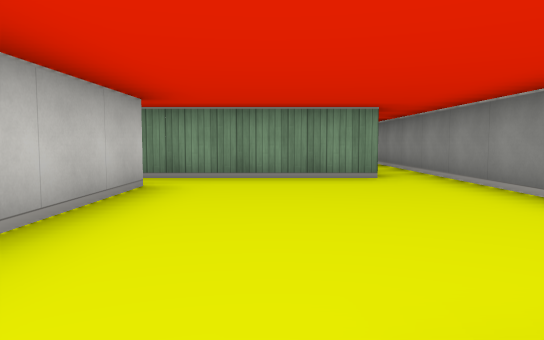
view 1 (above)

24 first-person views from a walk through a cub3D ray-caster map. The camera is about half as high as the walls, tilts 4° down and sees 70° across. The floor is counted in squares. Each view is taken from the middle of a square. On the plan, view 1 faces up. The plan holds only what a view shows up to about 9 squares ahead; the rest is blank.

view 2
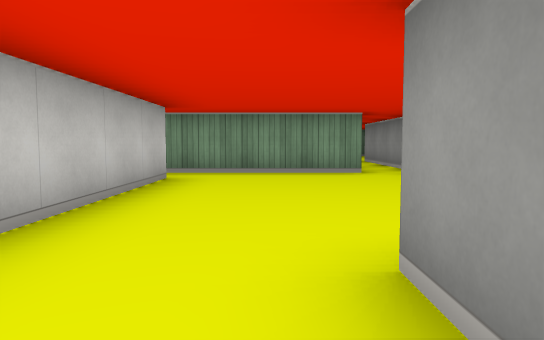

view 3
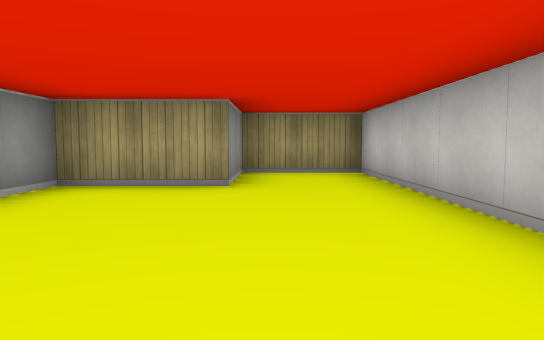

view 4
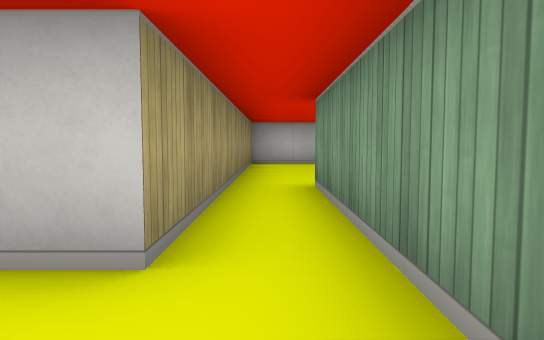

view 5
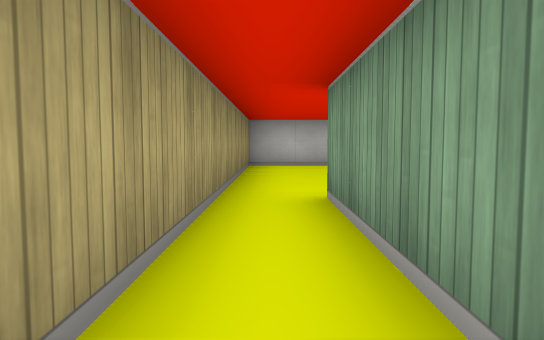

view 6
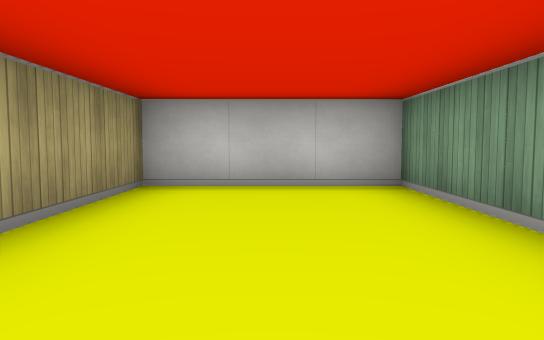

view 7
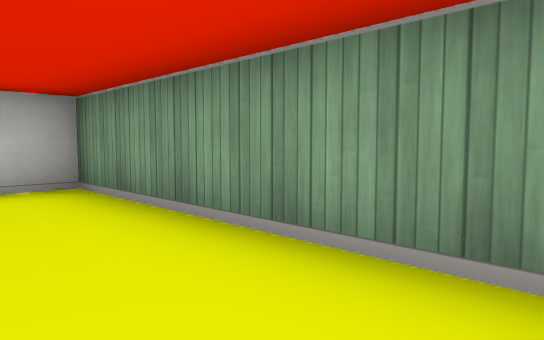

view 8
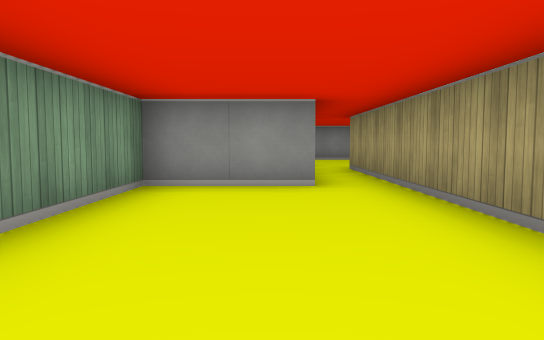

view 9
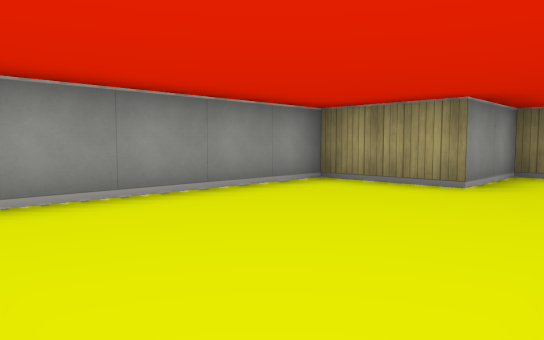

view 10
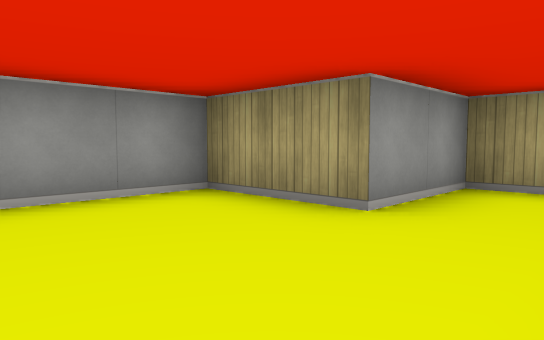

view 11
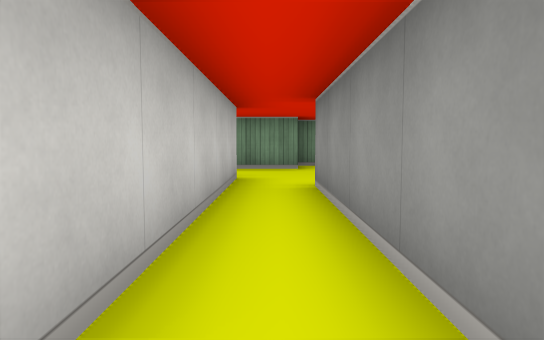

view 12
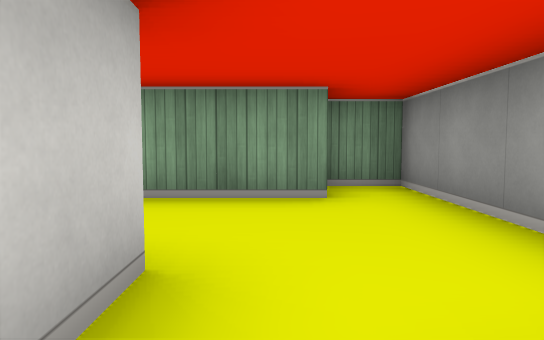

view 13
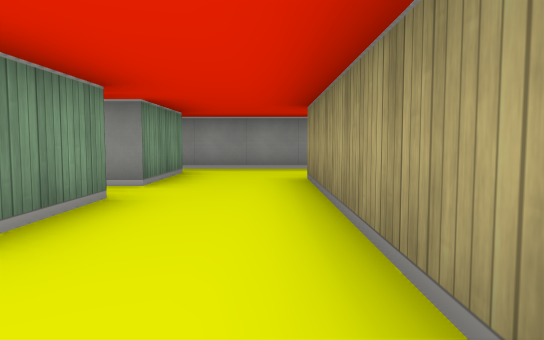

view 14
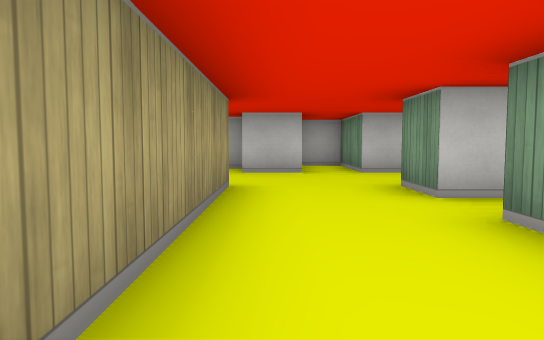

view 15
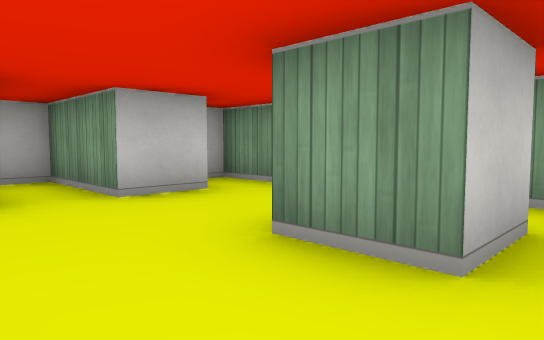

view 16
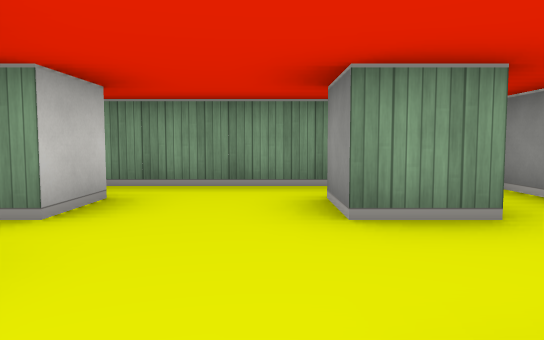

view 17
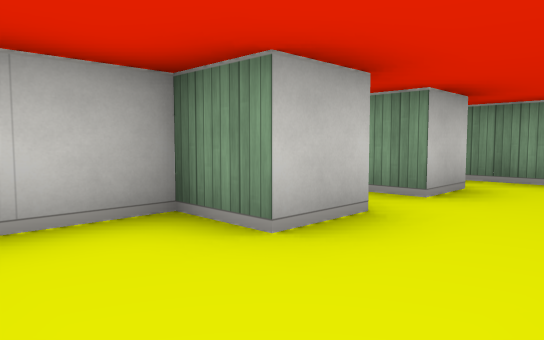

view 18
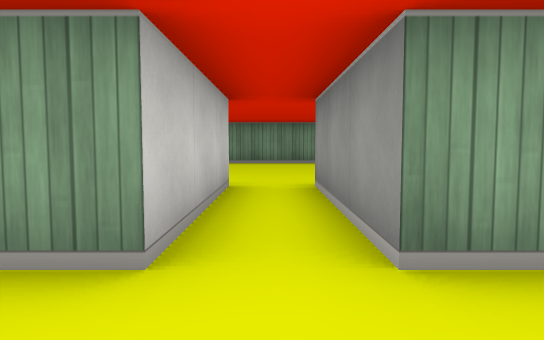

view 19
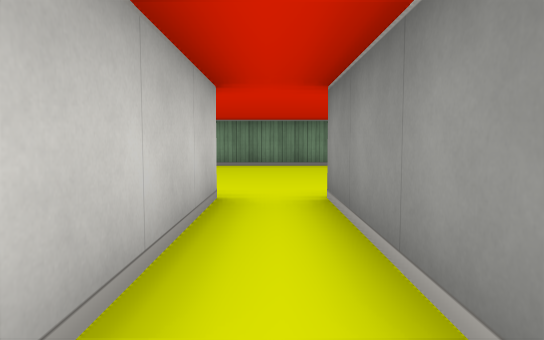

view 20
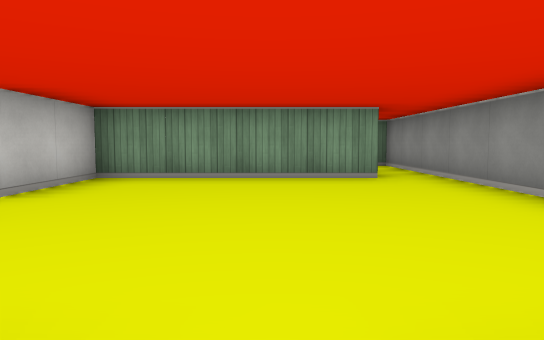

view 21
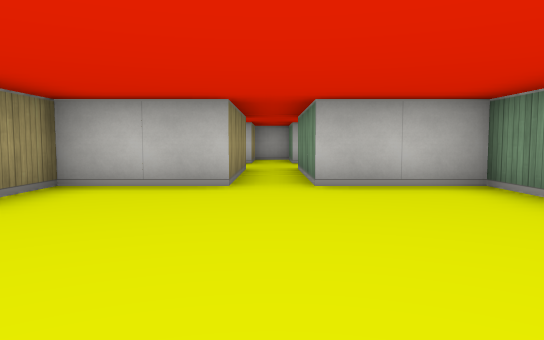

view 22
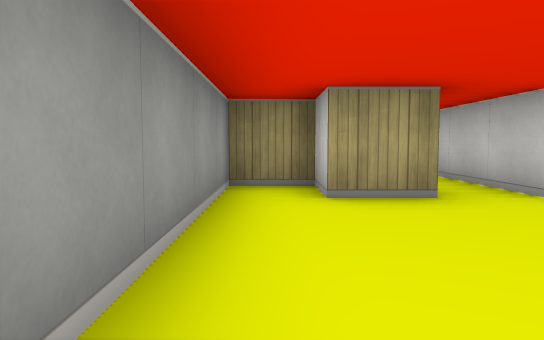

view 23
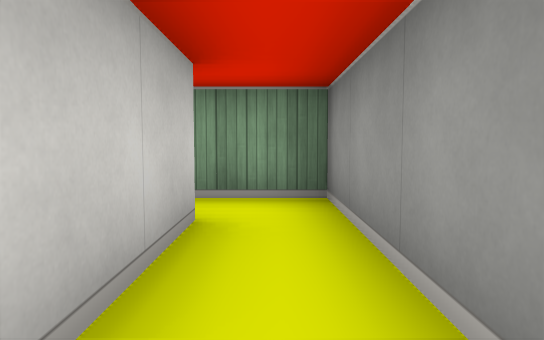

view 24
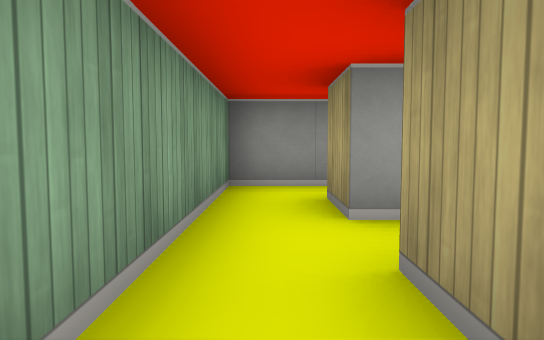

### Floor plan
Key: @ floor where view 1 was taken; # wall or solid block; . floor.
Columns run from 10 left of view 1 to 4 right of it. Each row starts with its distance up from view 1.
 24          #####
 23         .....#
 22          #.#.#
 21        #####.#
 20        #.....#
 19      ###.....#
 18      ........#
 17      ###.....#
 16      ###.....#
 15   ########.#.#
 14   #.....##.####
 13  ###..#.##.##.#
 12  #............#
 11  ###..........#
 10   #...######..#
  9   #...#    #.##
  8 #######    #.#
  7 #.....#    #.#
  6 #.....######.#
  5 #............#
  4 #########....#
  3         #....#
  2         #....#
  1         #....#
  0         #.@###
 -1         #..#
 -2         ####

Where each view was taken, in squares from view 1:
view 1: 0 up, 0 right, facing up
view 2: 1 down, 0 right, facing up
view 3: 5 up, 0 right, facing down
view 4: 5 up, 0 right, facing left
view 5: 5 up, 1 left, facing left
view 6: 6 up, 5 left, facing left
view 7: 6 up, 5 left, facing up-left
view 8: 6 up, 9 left, facing right
view 9: 5 up, 1 left, facing down-right
view 10: 3 up, 1 left, facing down-right
view 11: 5 up, 2 right, facing up
view 12: 9 up, 2 right, facing up
view 13: 11 up, 4 left, facing right
view 14: 11 up, 0 right, facing left
view 15: 11 up, 3 left, facing up-left
view 16: 10 up, 5 left, facing up
view 17: 9 up, 5 left, facing up-left
view 18: 11 up, 0 right, facing up
view 19: 12 up, 0 right, facing up
view 20: 15 up, 0 right, facing up
view 21: 18 up, 2 right, facing left
view 22: 19 up, 2 right, facing down
view 23: 20 up, 2 right, facing up
view 24: 23 up, 2 left, facing right
